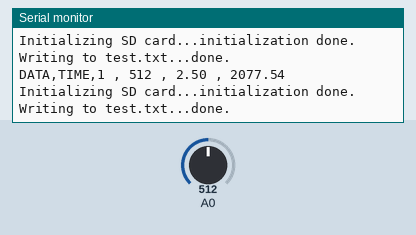
This sketch was run on a simulated Arduino Uno, built with avr-gcc and run on an emulated ATmega328P. Parts: the last lines printed to the serial monitor. Inputs (shaded band) come from the test bench; at power-on: A0 = 512. Storage starts empty.

Above: at 1.8 s.
1.9 s: A0 set to 1023
At 3.0 s:
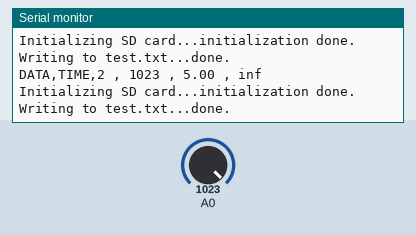
4.6 s: A0 set to 900
At 6.1 s:
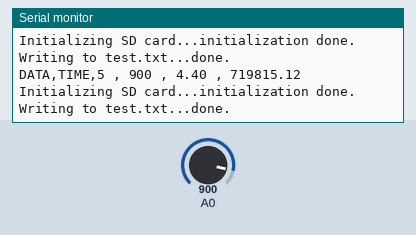
Timing chart, 0 to 7.6 s (numbered marks = the images above; inputs shaded):
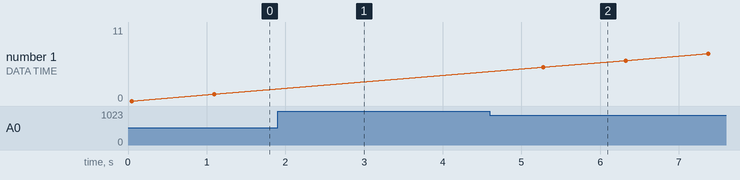

Measured:
- after the input at 1.9 s, the serial monitor: prints a new line after 0.24 s (image 1)
- after the input at 4.6 s, the serial monitor: prints a new line after 0.68 s (image 2)

The sketch:

DETERMINACION_DE_GAS_PLX_DAQ_SDCARD_Revised.ino
```cpp
//incluimos las librerias necesarias
#include <SPI.h>
#include <SD.h>
#include <math.h>
float sensorValue; //define la variable sensorValue como flotante
float volts;//define la variable volts como flotante
File myFile; //declaramos el archivo como una variable
int Ro = 5200;//Ro calculado con el programa anterior
int R2 = 2000;//Valor de R entre los pines A0 y GND del sensor
float razon;//establece "razon" como variable de tipo flotante
float RS;//establece "RS" como variable de tipo flotante
float ppm_gas;//establece "ppm_gas" o concentración como variable de tipo flotante
float base;//establece base como variable de tipo flotante


void setup() {
  Serial.begin(9600);//inicializa la comunicación serial.
  Serial.println("LABEL,Time,contador,sensorValue,volts,ppm_gas");
  while (!Serial) {
;
}

}


int contador = 0; //ajustamos el contador a 0
void loop() {

  int sensorValue = analogRead(A0);//realiza la lectura en el pin analogico A0
  float volts = sensorValue * 5; //Multipli la lectura por el voltaje de alimentación del sensor
  volts = volts / 1023;//convierte la lectura escalonada (10 bits) a voltaje

  RS = (((5*R2)/volts) - R2);//Calcula Rs en presencia del nuevo gas
  razon = (RS/Ro);//Calcula la razón entre RS y Ro

  base = ((RS/Ro)/5.154);//Calcula la base de la ecuación potencial donde 5.00 es la base
  ppm_gas = pow(base, (1/-0.34));//Determina la concentración del gas a partir de la ecuación potencial
  //Serial.print("[CO2]= ");//imprime lo indicado entre comillas
  //Serial.print(PPM_gas);//imprime la concentración del gas
  //Serial.println(" ppm");//imprime las unidades indicadas entre comilla

  Serial.print("DATA,TIME,");
  Serial.print(contador);
  Serial.print(" , ");
  Serial.print(sensorValue);
  Serial.print(" , ");
  Serial.print(volts);
  Serial.print(" , ");
  Serial.println(ppm_gas);


Serial.print("Initializing SD card...");//mensaje de inicialización de la tarjeta sd en el pin 10
if (!SD.begin(10)) {
Serial.println("initialization failed!");//mensaje de error
while (1);
}
Serial.println("initialization done.");//mensaje de inicialización exitosa
myFile = SD.open("test.txt", FILE_WRITE);//abrimos la tarjeta sd y escribimos el archivo test.txt
if (myFile) {
Serial.print("Writing to test.txt...");//mensaje "escribiendo en el archivo"
myFile.print(contador);//se escribe el valor del contador en el archivo.
myFile.print(" , ");//se escribe una coma espaciada entre datos.
myFile.print(sensorValue);
myFile.print(" , ");
myFile.print(volts);
myFile.print(" , ");
myFile.print(ppm_gas);
myFile.print(" , ");
myFile.println(RS);


myFile.close();
Serial.println("done.");//escritura finalizada
} else {
Serial.println("error opening test.txt");// mensaje de error si no puede abrir el archivo
}

  contador++;// adiciona 1 al contador

 delay(1000);//espera mil milisegundos o 1 s antes de realizar otra medida.
}
```
